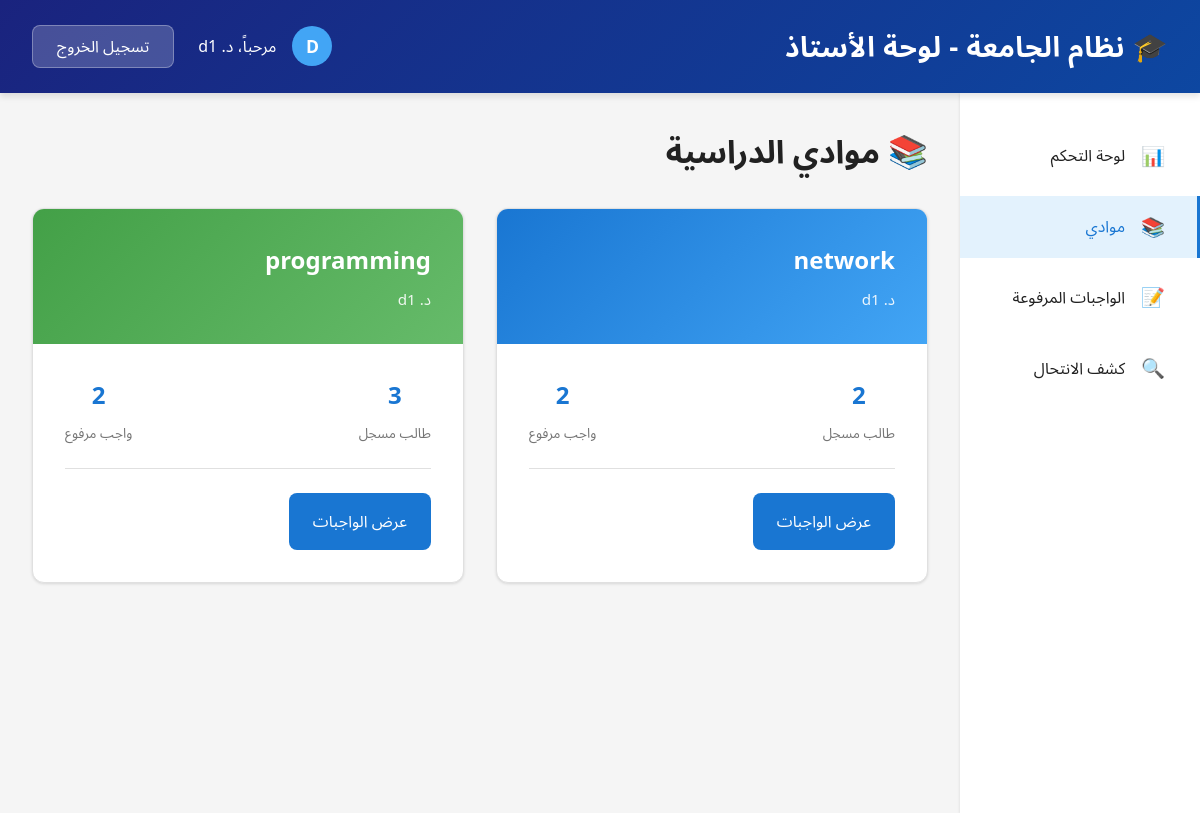
Screenshot of /doctor/subjects/ (signed in) with the database file from the repository.
### myapp/models.py (models this page shows, shortened)
class Subject(models.Model):
    name = models.CharField(max_length=100, unique=True)
    description = models.TextField(blank=True, null=True)
    doctor = models.ForeignKey(
        User,
        on_delete=models.SET_NULL,
        null=True,
        limit_choices_to={'profile__role': 'doctor'},
        related_name='teaching_subjects'
    )
    created_at = models.DateTimeField(auto_now_add=True)
    class Meta:
        verbose_name = 'Subject'
        verbose_name_plural = 'Subjects'
        ordering = ['name']

### myapp/views.py (the view)
# urls.py: path('doctor/subjects/', views.DoctorSubjectsView.as_view(), name='doctor_subjects'),
@method_decorator(login_required, name='dispatch')
class DoctorSubjectsView(View):
    def get(self, request):
        if not hasattr(request.user, 'profile') or request.user.profile.role != 'doctor':
            messages.error(request, 'غير مصرح لك بالوصول إلى هذه الصفحة.')
            return redirect('/')
        assigned_subjects = Subject.objects.filter(
            doctor=request.user
        ).prefetch_related('enrollments', 'submissions')
        submissions = Submission.objects.filter(
            subject__doctor=request.user
        ).select_related('student', 'subject').order_by('-upload_date')
        subjects_data = []
        for subject in assigned_subjects:
            subject_submissions = submissions.filter(subject=subject)
            enrolled_count = subject.enrollments.count()
            subjects_data.append({
                'subject': subject,
                'submissions_count': subject_submissions.count(),
                'enrolled_count': enrolled_count,
                'submissions': subject_submissions
            })
        context = {
            'assigned_subjects': assigned_subjects,
            'subjects_data': subjects_data,
            'submissions': submissions,
            'total_subjects': assigned_subjects.count(),
            'total_submissions': submissions.count()
        }
        return render(request, 'myapp/doctor_subjects.html', context)

### templates/myapp/doctor_subjects.html (shortened to what this page needs)
{% extends 'base.html' %}
{% load static %}
{% block content %}
    <header class="header">
        <div class="header-content">
            <h1>🎓 نظام الجامعة - لوحة الأستاذ</h1>
            <div class="header-user">
                <div class="user-info">
                    <div class="user-avatar">{{ user.username|slice:":1"|upper }}</div>
                    <span>مرحباً، د. {{ user.get_full_name|default:user.username }}</span>
                </div>
                <a href="{% url 'logout' %}" class="logout-btn">تسجيل الخروج</a>
            </div>
        </div>
    </header>
    <div class="dashboard-layout">
        <aside class="sidebar">
            <ul class="sidebar-menu">
                <li>
                    <a href="{% url 'doctor_dashboard' %}">
                        <span class="icon">📊</span>
                        <span>لوحة التحكم</span>
                    </a>
                </li>
                <li>
                    <a href="{% url 'doctor_subjects' %}" class="active">
                        <span class="icon">📚</span>
                        <span>موادي</span>
                    </a>
                </li>
                <li>
                    <a href="{% url 'doctor_submissions' %}">
                        <span class="icon">📝</span>
                        <span>الواجبات المرفوعة</span>
                    </a>
                </li>
                <li>
                    <a href="{% url 'doctor_plagiarism' %}">
                        <span class="icon">🔍</span>
                        <span>كشف الانتحال</span>
                    </a>
                </li>
            </ul>
        </aside>
        <main class="main-content">
            <h1 class="page-title">📚 موادي الدراسية</h1>
            {% if subjects_data %}
            <div class="subjects-grid">
                {% for data in subjects_data %}
                <div class="subject-card">
                    <div class="subject-header" style="background: linear-gradient(135deg,
                        {% cycle '#1976d2' '#43a047' '#e53935' '#f57c00' '#7b1fa2' '#0097a7' %} 0%,
                        {% cycle '#42a5f5' '#66bb6a' '#ef5350' '#ffb74d' '#ba68c8' '#4dd0e1' %} 100%);">
                        <div>
                            <h3 class="subject-name">{{ data.subject.name }}</h3>
                            <p class="subject-teacher">د. {{ user.get_full_name|default:user.username }}</p>
                        </div>
                    </div>
                    <div class="subject-body">
                        <div class="subject-stats">
                            <div class="stat-item">
                                <div class="stat-number">{{ data.enrolled_count }}</div>
                                <div class="stat-label">طالب مسجل</div>
                            </div>
                            <div class="stat-item">
                                <div class="stat-number">{{ data.submissions_count }}</div>
                                <div class="stat-label">واجب مرفوع</div>
                            </div>
                        </div>
                        <div class="subject-actions" style="margin-top: 1rem;">
                            <a href="{% url 'doctor_submissions' %}" class="btn btn-primary">عرض الواجبات</a>
                        </div>
                    </div>
                </div>
                {% endfor %}
            </div>
            {% endif %}
        </main>
    </div>
{% endblock %}

### rows the page displays
Subject: subject.name "network", enrolled_count "2", submissions_count "2"
Subject: subject.name "programming", enrolled_count "3", submissions_count "2"

### other values shown
{{ user.username|slice:":1"|upper }} "D"
{{ user.get_full_name|default:user.username }} "d1"
